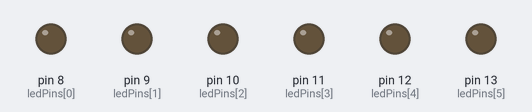
This sketch was run on a simulated Arduino Uno, built with avr-gcc and run on an emulated ATmega328P. On the bench: output pins drawn as LEDs (lit = HIGH).

Above: at 0.1 s.
At 5.1 s:
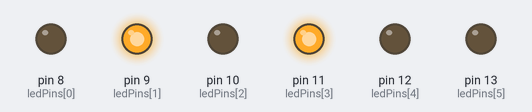
At 10.1 s:
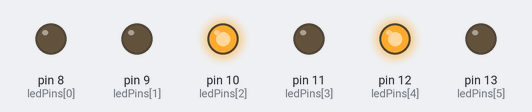
At 20.1 s:
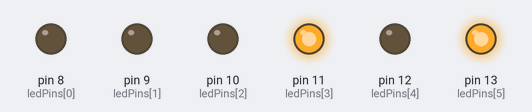
At 30.1 s:
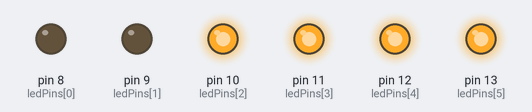
At 39.75 s:
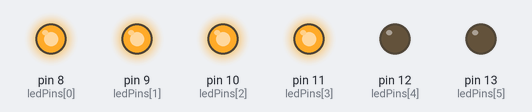
Timing chart, 0 to 40.0 s (numbered marks = the images above):
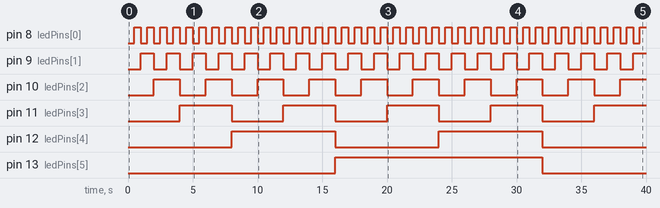

Measured:
- by itself, pin 8 (ledPins[0]): alternates HIGH for 0.50 s and LOW for 0.50 s
- by itself, pin 9 (ledPins[1]): alternates HIGH for 1.0 s and LOW for 1.0 s
- by itself, pin 10 (ledPins[2]): alternates HIGH for 2.0 s and LOW for 2.0 s
- by itself, pin 11 (ledPins[3]): alternates HIGH for 4.0 s and LOW for 4.0 s
- by itself, pin 12 (ledPins[4]): alternates HIGH for 8.0 s and LOW for 8.0 s
- by itself, pin 13 (ledPins[5]): LOW → HIGH at 16.0 s, → LOW 16.0 s later

The sketch:

pb1.ino
```cpp
// Pinii la care sunt conectate cele 6 LED-uri (de la bitul cel mai putin semnificativ LSB la MSB)
const int ledPins[6] = {8, 9, 10, 11, 12, 13};

void setup() {
  for (int i = 0; i < 6; i++) {
    pinMode(ledPins[i], OUTPUT);
  }
}

void loop() {
  // Numaratoare binara de la 0 la 63 (6 biti: 2^6 = 64 combinatii)
  for (int numar = 0; numar <= 63; numar++) {
    for (int bit = 0; bit < 6; bit++) {
      // Extragem valoarea bitului curent (0 sau 1)
      int stareBit = (numar >> bit) & 1;
      digitalWrite(ledPins[bit], stareBit);
    }

    // Pauza intre numere (500 ms = jumatate de secunda)
    delay(500);
  }
}
```
